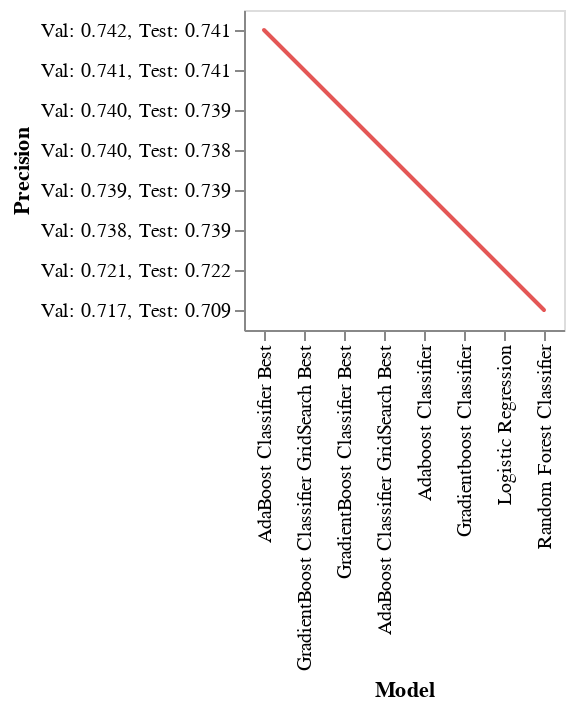

Write notebook code for a chart like this one.
### Code cell
DeepnoteChart(sorted_results_df, """{"layer":[{"layer":[{"mark":{"clip":true,"type":"trail","color":"#e45756","tooltip":true},"encoding":{"x":{"sort":null,"type":"nominal","field":"Model","scale":{"type":"linear","zero":false}},"y":{"sort":null,"type":"nominal","field":"Precision","scale":{"type":"linear","zero":false}}}},{"mark":{"size":100,"type":"point","opacity":0,"tooltip":true},"encoding":{"x":{"sort":null,"type":"nominal","field":"Model","scale":{"type":"linear","zero":false}},"y":{"sort":null,"type":"nominal","field":"Precision","scale":{"type":"linear","zero":false}}}}]}],"title":"","config":{"legend":{}},"$schema":"https://vega.github.io/schema/vega-lite/v5.json","encoding":{}}""")

### Figure 1 — Vega-Lite specification as saved in the notebook (floating-point values rounded to 4 significant figures)
{"$schema": "https://vega.github.io/schema/vega-lite/v5.json", "encoding": {}, "layer": [{"layer": [{"mark": {"type": "trail", "tooltip": true, "color": "#e45756", "clip": true}, "encoding": {"x": {"field": "Model", "type": "nominal", "sort": null, "scale": {"zero": false, "type": "linear"}}, "y": {"field": "Precision", "type": "nominal", "sort": null, "scale": {"zero": false, "type": "linear"}}}}, {"mark": {"type": "point", "tooltip": true, "size": 100, "opacity": 0}, "encoding": {"x": {"field": "Model", "type": "nominal", "sort": null, "scale": {"zero": false, "type": "linear"}}, "y": {"field": "Precision", "type": "nominal", "sort": null, "scale": {"zero": false, "type": "linear"}}}}]}], "title": "", "config": {"legend": {}}, "data": {"values": [{"Model": "AdaBoost Classifier Best", "Accuracy": "Val: 0.736, Test: 0.735", "Precision": "Val: 0.742, Test: 0.741", "Recall": "Val: 0.736, Test: 0.735", "F1-Score": "Val: 0.734, Test: 0.734"}, {"Model": "GradientBoost Classifier GridSearch Best", "Accuracy": "Val: 0.739, Test: 0.740", "Precision": "Val: 0.741, Test: 0.741", "Recall": "Val: 0.739, Test: 0.740", "F1-Score": "Val: 0.738, Test: 0.739"}, {"Model": "GradientBoost Classifier Best", "Accuracy": "Val: 0.739, Test: 0.738", "Precision": "Val: 0.740, Test: 0.739", "Recall": "Val: 0.739, Test: 0.738", "F1-Score": "Val: 0.739, Test: 0.737"}, {"Model": "AdaBoost Classifier GridSearch Best", "Accuracy": "Val: 0.735, Test: 0.733", "Precision": "Val: 0.740, Test: 0.738", "Recall": "Val: 0.735, Test: 0.733", "F1-Score": "Val: 0.734, Test: 0.732"}, {"Model": "Adaboost Classifier", "Accuracy": "Val: 0.734, Test: 0.735", "Precision": "Val: 0.739, Test: 0.739", "Recall": "Val: 0.734, Test: 0.735", "F1-Score": "Val: 0.733, Test: 0.733"}, {"Model": "Gradientboost Classifier", "Accuracy": "Val: 0.737, Test: 0.738", "Precision": "Val: 0.738, Test: 0.739", "Recall": "Val: 0.737, Test: 0.738", "F1-Score": "Val: 0.736, Test: 0.738"}, {"Model": "Logistic Regression", "Accuracy": "Val: 0.720, Test: 0.720", "Precision": "Val: 0.721, Test: 0.722", "Recall": "Val: 0.720, Test: 0.720", "F1-Score": "Val: 0.719, Test: 0.720"}, {"Model": "Random Forest Classifier", "Accuracy": "Val: 0.717, Test: 0.709", "Precision": "Val: 0.717, Test: 0.709", "Recall": "Val: 0.717, Test: 0.709", "F1-Score": "Val: 0.717, Test: 0.709"}]}}
